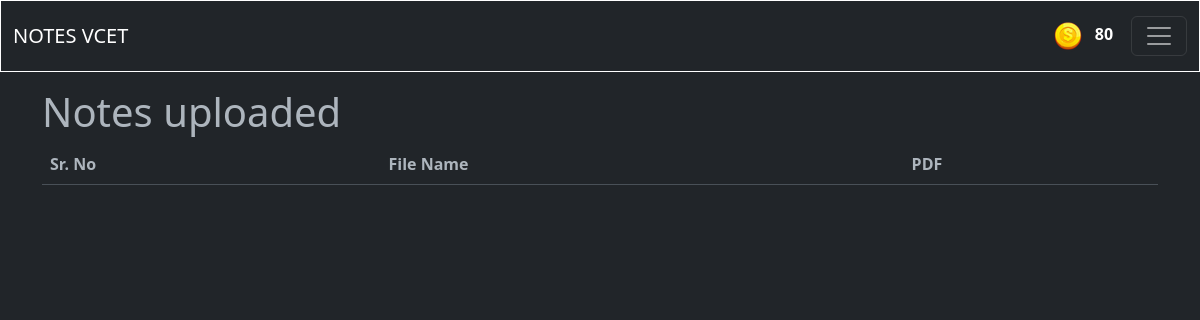
/notesuploded/ (signed in), run on an earlier commit of the app's database.
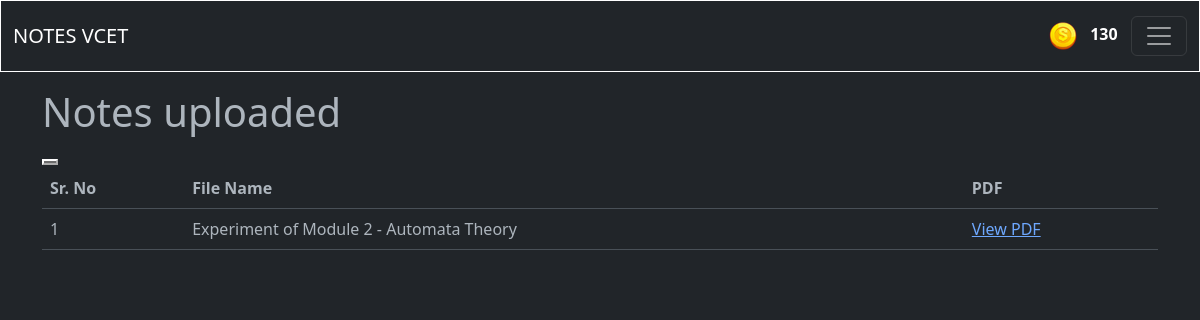
And on a later commit of the database.
### blogapp/models.py (models this page shows, shortened)
class UserAccount(AbstractBaseUser, PermissionsMixin):
    email = models.CharField(max_length = 50,unique=True)
    name = models.CharField(max_length=200)
    is_active = models.BooleanField(default=True)
    is_mod = models.BooleanField(default=False)
    is_nUser = models.BooleanField(default=True)
    is_staff = models.BooleanField(default=False)
    coins_scored = models.IntegerField(default=100,null=True,blank=True)
    rank = models.IntegerField(default=0)
    bookmarks = models.ManyToManyField('blogapp.Notes', blank=True)
    objects = UserAccountManager()
    USERNAME_FIELD = 'email'
    REQUIRED_FIELDS = ['name']

class Notes(models.Model):
    typ = (
        ('Assignment','Assignment'),
        ('Experiment','Experiment'),
        ('Notes','Notes'),
        ('ReferenceBook','Reference Book'),
        ('LectureSlides','Lecture Slides'),
        ('PYQ','PYQ'),
    )
    mods = (
        ('1','1'),
        ('2','2'),
        ('3','3'),
        ('4','4'),
        ('5','5'),
        ('6','6'),
    )
    desc = models.TextField(max_length=500,null=True,blank=True)
    mod = models.CharField(max_length=5,choices=mods,null=True,blank=True)
    file = models.FileField(upload_to='notes/')
    author = models.ForeignKey(UserAccount,on_delete=models.CASCADE)
    status = models.BooleanField(default=False)
    likes = models.ManyToManyField(UserAccount,related_name="notes_like")
    views = models.PositiveIntegerField(default=0)
    buy=models.ManyToManyField(UserAccount,related_name="buy_notes")
    typeN = models.CharField(max_length=50,null=True,blank=True,choices=typ)
    docid = models.CharField(max_length=300,null=True,blank=True)
    sub =  models.ForeignKey(Subject,on_delete=models.CASCADE,null=True,blank=True)
    slug = AutoSlugField(populate_from = 'sub',unique=True,null=True,default=None)
    nDetail = models.CharField(max_length=100,null=True,blank=True)

class Subject(models.Model):
    name = models.CharField(max_length=50)
    teacher = models.CharField(max_length=50)
    teacherurl = models.CharField(max_length=300,null=True,blank=True)
    img = models.ImageField(upload_to='subImage/',null=True,blank=True)
    def __str__(self):
        return self.name

### blogapp/views.py (the view)
# urls.py: path('notesuploded/',views.notesuploded,name='notesuploded'),
def notesuploded(request):
    notes = Notes.objects.filter(author = request.user,status=True) #Fetches only those notes which are uploaded by the respected user
    context = {
        'notes' : notes,
    }
    return render(request,'main/notesuploded.html',context)

### templates/main/notesuploded.html (shortened to what this page needs)
{% extends 'index.html' %} {% block content %}
<div class="container mt-3">
  <h1>Notes uploaded</h1>
  <table class="table table-hover">
    <thead>
      <tr>
        <th scope="col">Sr. No</th>
        <th scope="col">File Name</th>
        <th scope="col">PDF</th>
      </tr>
    </thead>
    <tbody>
      {% for x in notes %}
      <tr>
        <td scope="row">{{forloop.counter}}</td>
        <td>{{x.typeN}} of Module {{x.mod}} - {{x.sub}}</td>
        <button class="card-link" class="btn btn-success">
          <td><a href="{{ x.file.url }}">View PDF</a></td>
        </button>
      </tr>
      {% endfor %}
    </tbody>
  </table>
  {% endblock %}

### templates/components/header.html (shortened to what this page needs)
{% load static %}
<link rel="stylesheet" href="{% static 'css/darkmode.css' %}">
<link rel="stylesheet" href="{% static 'css/new.js' %}">
<nav class="navbar navbar-dark bg-dark  ">
    <div class="container-fluid">
      <a class="navbar-brand" href="{% url 'notes' %}">NOTES VCET</a>
      <table class="coins">
        <th>
          <img src="{% static 'images/coin.png' %}" alt="">
        </th>
        <th>
      <p class="cna" style="color: white;">{{ user.coins_scored }}</p>
    </th>
    </table>
      <button class="navbar-toggler" type="button" data-bs-toggle="collapse" data-bs-target="#navbarSupportedContent" aria-controls="navbarSupportedContent" aria-expanded="false" aria-label="Toggle navigation">
        <span class="navbar-toggler-icon"></span>
      </button>
    </div>
  </nav>

What changed in the data, as far as the page shows it:
changed UserAccount: coins_scored "80" → "130"
added Notes: typeN "Experiment", mod "2", sub "Automata Theory"
